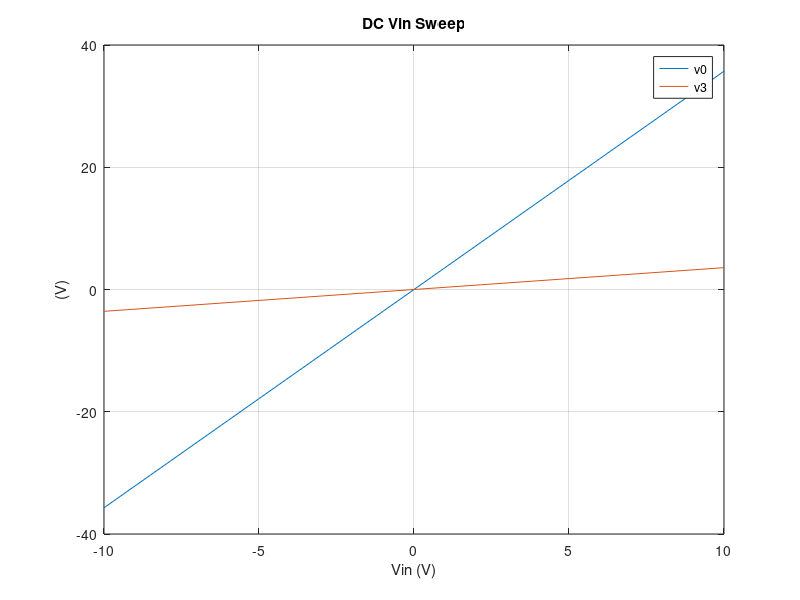
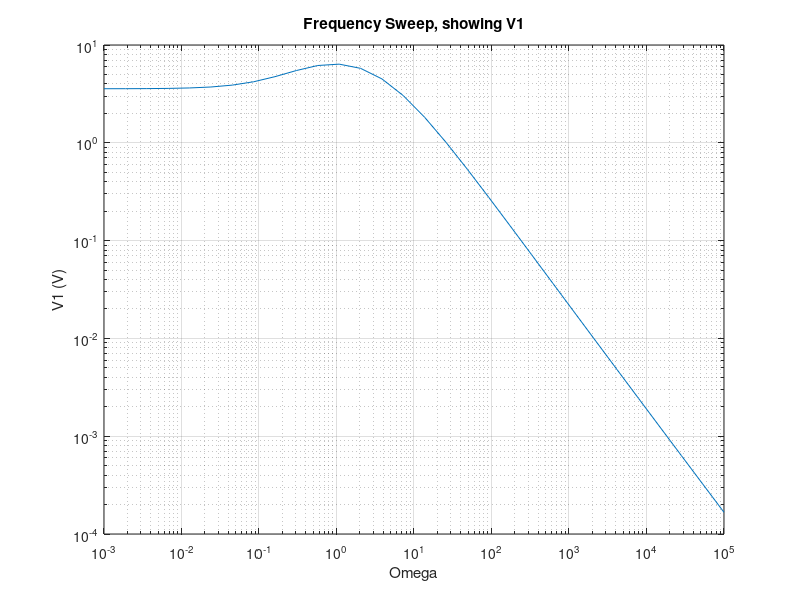
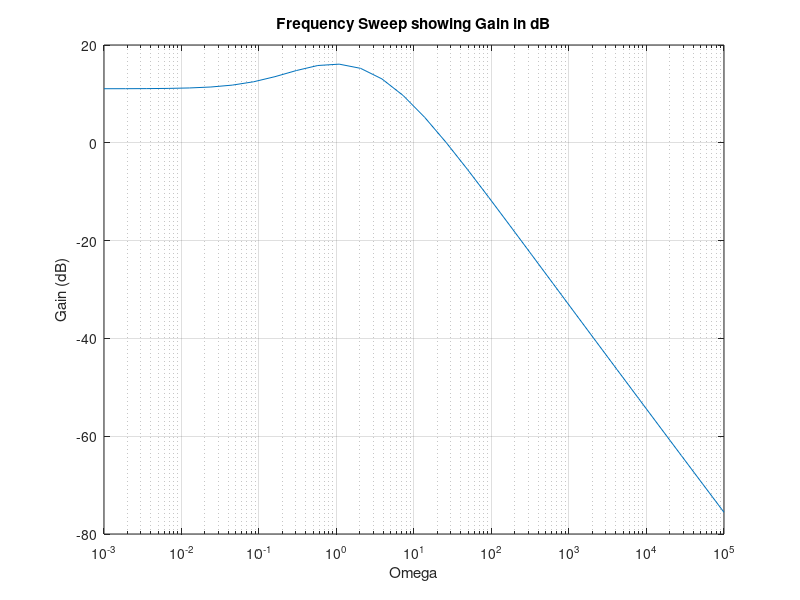

Source code (MATLAB) for these figures, in order: (Note: this script raises an error after producing the figures.)
G1=1/1;
C=0.25;
G2=1/2;
L=0.2;
G3=1/10;
alpha=100;
G4=1/0.1;
G0=1/1000;

G = [1 0 0 0 0 0 0;
    -G2 G1+G2 -1 0 0 0 0;
    0 1 0 -1 0 0 0;
    0 0 -1 G3 0 0 0;
    0 0 0 0 -alpha 1 0;
    0 0 0 G3 -1 0 0;
    0 0 0 0 0 -G4 G4+G0];

C = [0 0 0 0 0 0 0;
    -C C 0 0 0 0 0;
    0 0 -L 0 0 0 0;
    0 0 0 0 0 0 0;
    0 0 0 0 0 0 0;
    0 0 0 0 0 0 0;
    0 0 0 0 0 0 0];

% V = [V1
%       V2
%       IL
%       V3
%       I3
%       V4
%       V0]
Vin = 0;

F = [Vin; 0; 0; 0; 0; 0; 0];

%%% DC SWEEP %%%

vinvec = zeros(1,21);
v0vec = zeros(1,21);
v3vec = zeros(1,21);

for i=1:21
    F = [i-11; 0; 0; 0; 0; 0; 0];
    V = G\F;
    
    vinvec(i) = i-11;
    v0vec(i) =  V(7);
    v3vec(i) = V(4);
end

figure (1)
plot(vinvec,v0vec)
hold on
grid on
plot(vinvec,v3vec)
title('DC Vin Sweep')
xlabel('Vin (V)')
ylabel('(V)')
legend('v0','v3')

%%% AC SWEEP %%%

omegavec = logspace(-3,5,30);
v0vec = zeros(1,30);

F = [1; 0; 0; 0; 0; 0; 0];

for i=1:30
    
    V = (G+i*omegavec(i)*C)\F;
    
    v0vec(i) =  V(7);
end

figure (2)
loglog(omegavec,v0vec)
hold on
grid on
title('Frequency Sweep, showing V1')
xlabel('Omega')
ylabel('V1 (V)')

figure (3)
semilogx(omegavec,20*log10(v0vec))
hold on
grid on
title('Frequency Sweep showing Gain in dB')
xlabel('Omega')
ylabel('Gain (dB)')

%%% PERTURBATIONS %%%

dist = normrnd(.25,0.05,80,1)
v0vec = zeros(1,80);

for i=1:80
    C(2,1) = -dist(i);
    C(2,2) = dist(i);
    
    V = (G+i*pi*C)\F;
    
    v0vec(i) =  V(7);
end

figure (4)
histogram(real(20*log10(v0vec)),15)
hold on
grid on
title('Capacitor Variations')

